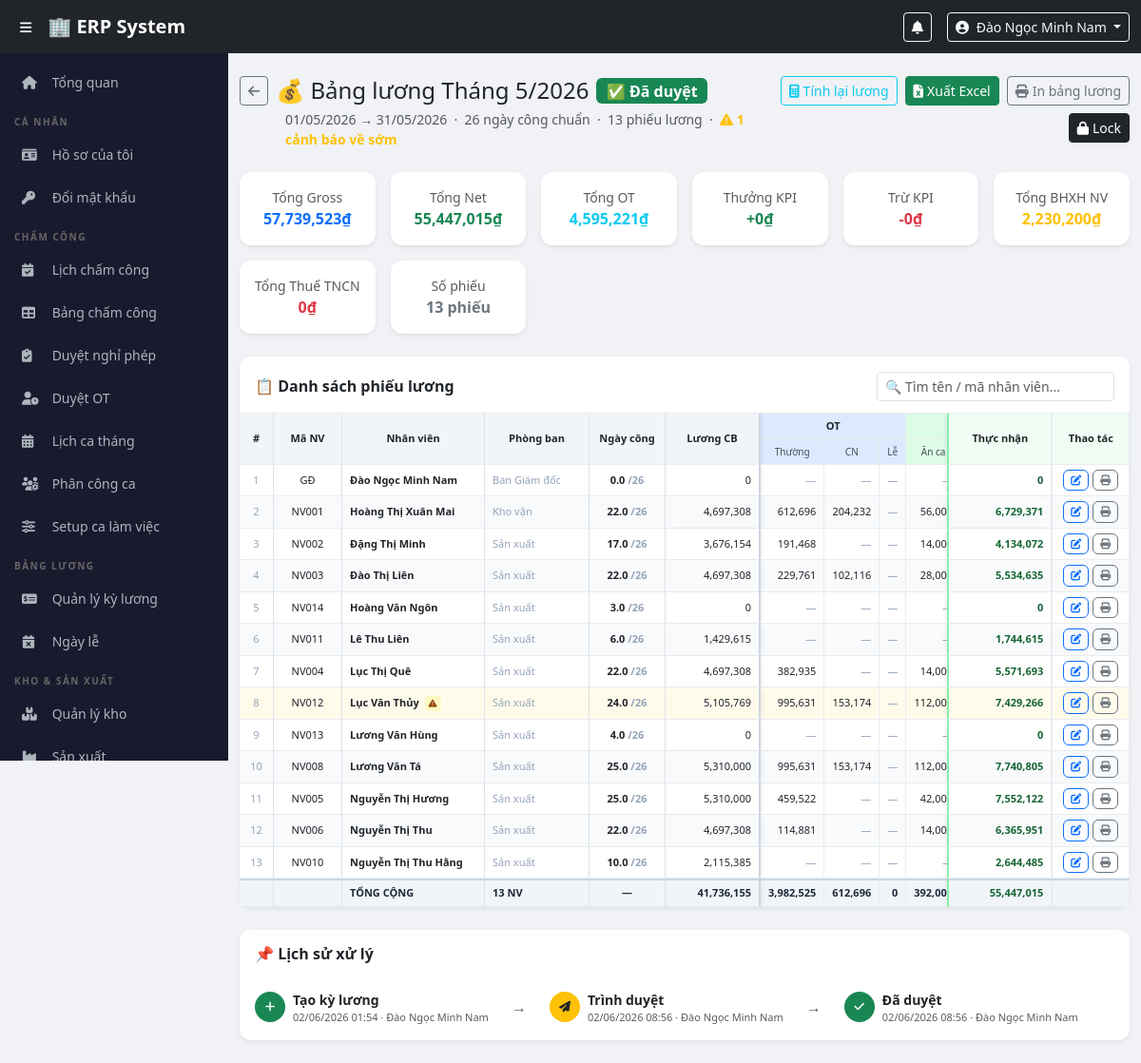
/modules/payroll/slip_list.php?period_id=7 (signed in), run on the app's committed database.
### tables this page shows
CREATE TABLE `users` (
  `id` int(11) NOT NULL,
  `employee_code` varchar(20) NOT NULL,
  `full_name` varchar(100) NOT NULL,
  `username` varchar(50) NOT NULL,
  `password_hash` varchar(255) NOT NULL,
  `email` varchar(100) DEFAULT NULL,
  `phone` varchar(20) DEFAULT NULL,
  `role_id` int(11) NOT NULL,
  `department_id` int(11) DEFAULT NULL,
  `is_active` tinyint(1) DEFAULT 1,
  `created_at` timestamp NOT NULL DEFAULT current_timestamp()
);

CREATE TABLE `payroll_periods` (
  `id` int(11) NOT NULL,
  `period_year` smallint(6) NOT NULL,
  `period_month` tinyint(4) NOT NULL,
  `period_from` date NOT NULL,
  `period_to` date NOT NULL,
  `working_days` tinyint(4) NOT NULL,
  `status` enum('draft','submitted','approved','locked') DEFAULT 'draft',
  `note` text DEFAULT NULL,
  `created_by` int(11) DEFAULT NULL,
  `submitted_at` datetime DEFAULT NULL,
  `submitted_by` int(11) DEFAULT NULL,
  `approved_at` datetime DEFAULT NULL,
  `approved_by` int(11) DEFAULT NULL,
  `locked_at` datetime DEFAULT NULL,
  `locked_by` int(11) DEFAULT NULL,
  `created_at` timestamp NOT NULL DEFAULT current_timestamp(),
  `updated_at` timestamp NOT NULL DEFAULT current_timestamp() ON UPDATE current_timestamp()
);

CREATE TABLE `payroll_slips` (
  `id` int(11) NOT NULL,
  `period_id` int(11) NOT NULL,
  `user_id` int(11) NOT NULL,
  `basic_salary` decimal(15,0) DEFAULT 0,
  `working_days_standard` tinyint(4) DEFAULT 0,
  `salary_per_day` decimal(10,0) DEFAULT 0,
  `salary_per_hour` decimal(10,0) DEFAULT 0,
  `actual_workdays` decimal(5,2) DEFAULT 0.00,
  `paid_leave_days` decimal(5,2) DEFAULT 0.00,
  `other_paid_leave_days` decimal(5,2) DEFAULT 0.00,
  `unpaid_leave_days` decimal(5,2) DEFAULT 0.00,
  `late_early_hours` decimal(5,2) DEFAULT 0.00,
  `late_early_deduction` decimal(15,0) DEFAULT 0,
  `total_paid_days` decimal(5,2) DEFAULT 0.00,
  `basic_salary_received` decimal(15,0) DEFAULT 0,
  `meal_allowance` decimal(15,0) DEFAULT 0,
  `meal_received` decimal(15,0) DEFAULT 0,
  `clothes_allowance` decimal(15,0) DEFAULT 0,
  `clothes_received` decimal(15,0) DEFAULT 0,
  `phone_allowance` decimal(15,0) DEFAULT 0,
  `phone_received` decimal(15,0) DEFAULT 0,
  `transport_allowance` decimal(15,0) DEFAULT 0,
  `housing_allowance` int(11) NOT NULL DEFAULT 0,
  `transport_received` decimal(15,0) DEFAULT 0,
  `housing_received` int(11) NOT NULL DEFAULT 0,
  `performance_bonus` decimal(15,0) DEFAULT 0,
  `basic_salary_per_hour` decimal(10,0) DEFAULT 0,
  `ot_weekday_hours` decimal(5,2) DEFAULT 0.00,
  `ot_weekend_hours` decimal(5,2) DEFAULT 0.00,
  `ot_holiday_hours` decimal(5,2) DEFAULT 0.00,
  `ot_weekday_amount` decimal(15,0) DEFAULT 0,
  `ot_weekend_amount` decimal(15,0) DEFAULT 0,
  `ot_holiday_amount` decimal(15,0) DEFAULT 0,
  `total_ot_amount` decimal(15,0) DEFAULT 0,
  `ot_meal_days` int(11) NOT NULL DEFAULT 0,
  `ot_meal_bonus` decimal(15,2) NOT NULL DEFAULT 0.00,
  `kpi_bonus` decimal(15,0) NOT NULL DEFAULT 0 COMMENT 'Thưởng KPI vượt mục tiêu',
  `kpi_over_days` tinyint(4) NOT NULL DEFAULT 0 COMMENT 'Số ngày vượt KPI',
  `kpi_under_days` tinyint(4) NOT NULL DEFAULT 0 COMMENT 'Số ngày KPI bị trừ lương',
  `annual_leave_total` tinyint(4) DEFAULT 0,
  `annual_leave_used` decimal(5,2) DEFAULT 0.00,
  `annual_leave_remaining` decimal(5,2) DEFAULT 0.00,
  `annual_leave_payout` decimal(15,0) DEFAULT 0,
  `other_income` decimal(15,0) DEFAULT 0,
  `adjustment` decimal(15,0) DEFAULT 0,
  `other_bonus` decimal(15,0) DEFAULT 0,
  `attendance_bonus` decimal(15,0) DEFAULT 0,
  `attendance_bonus_eligible` tinyint(4) DEFAULT 0,
  `has_social_insurance` tinyint(4) DEFAULT 0,
  `si_employee` decimal(15,0) DEFAULT 0,
  `si_company` decimal(15,0) DEFAULT 0,
  `dependants` tinyint(4) DEFAULT 0,
  `personal_deduction` decimal(15,0) DEFAULT 15500000,
  `dependant_deduction` decimal(15,0) DEFAULT 0,
  `ot_exclude_pit` decimal(15,0) DEFAULT 0,
  `taxable_income` decimal(15,0) DEFAULT 0,
  `pit_amount` decimal(15,0) DEFAULT 0,
  `late_deduction` decimal(15,0) DEFAULT 0,
  `kpi_deduction` decimal(15,0) DEFAULT 0,
  `gross_salary` decimal(15,0) DEFAULT 0,
  `advance_payment` decimal(15,0) DEFAULT 0,
  `net_salary` decimal(15,0) DEFAULT 0,
  `pit_adjustment` decimal(15,0) DEFAULT 0,
  `bank_transfer` decimal(15,0) DEFAULT 0,
  `remark` text DEFAULT NULL,
  `is_late_warning` tinyint(4) DEFAULT 0,
  `late_warning_note` text DEFAULT NULL,
  `manually_adjusted` tinyint(4) DEFAULT 0,
  `created_at` timestamp NOT NULL DEFAULT current_timestamp(),
  `updated_at` timestamp NOT NULL DEFAULT current_timestamp() ON UPDATE current_timestamp()
);

CREATE TABLE `departments` (
  `id` int(11) NOT NULL,
  `name` varchar(100) NOT NULL,
  `created_at` timestamp NOT NULL DEFAULT current_timestamp()
);

### modules/payroll/slip_list.php (the view, shortened to what the rows shown need)
<?php
require_once $_SERVER['DOCUMENT_ROOT'] . '/erp/config/auth.php';
$pdo  = getDBConnection();
$periodId = (int)($_GET['period_id'] ?? 0);
$stmt = $pdo->prepare("
    SELECT pp.*,
           u1.full_name AS created_name,
           u2.full_name AS submitted_name,
           u3.full_name AS approved_name,
           u4.full_name AS locked_name
    FROM payroll_periods pp
    LEFT JOIN users u1 ON pp.created_by   = u1.id
    LEFT JOIN users u2 ON pp.submitted_by = u2.id
    LEFT JOIN users u3 ON pp.approved_by  = u3.id
    LEFT JOIN users u4 ON pp.locked_by    = u4.id
    WHERE pp.id = ?
");
$stmt->execute([$periodId]);
$period = $stmt->fetch();
$stmtSlips = $pdo->prepare("
    SELECT ps.*,
           u.full_name, u.email, u.employee_code,
           d.name AS department_name
    FROM payroll_slips ps
    JOIN users u ON ps.user_id = u.id
    LEFT JOIN employee_profiles ep ON ep.user_id = u.id
    LEFT JOIN departments d ON u.department_id = d.id
    WHERE ps.period_id = ?
    ORDER BY d.name, u.full_name
");
$stmtSlips->execute([$periodId]);
$slips = $stmtSlips->fetchAll();
$warningCount  = count(array_filter($slips, fn($s) => $s['is_late_warning']));
$statusMap = [
    'draft'     => ['secondary', '📝 Nháp'],
    'submitted' => ['warning',   '📤 Chờ duyệt'],
    'approved'  => ['success',   '✅ Đã duyệt'],
    'locked'    => ['dark',      '🔒 Đã lock'],
];
[$sCls, $sLbl] = $statusMap[$period['status']] ?? ['secondary', '?'];
$isLocked = $period['status'] === 'locked';
include $_SERVER['DOCUMENT_ROOT'] . '/erp/includes/header.php';
?>
<div class="main-content">
<div class="container-fluid py-4">
    <div class="d-flex justify-content-between align-items-start mb-4">
        <div>
            <div class="d-flex align-items-center gap-2 mb-1">
                <a href="/erp/modules/payroll/index.php" class="btn btn-outline-secondary btn-sm">
                    <i class="fas fa-arrow-left"></i>
                </a>
                <h4 class="mb-0">
                    💰 Bảng lương Tháng <?= $period['period_month'] ?>/<?= $period['period_year'] ?>
                </h4>
                <span class="badge bg-<?= $sCls ?> fs-6"><?= $sLbl ?></span>
            </div>
            <div class="ms-5 text-muted small">
                <?= date('d/m/Y', strtotime($period['period_from'])) ?>
                → <?= date('d/m/Y', strtotime($period['period_to'])) ?>
                &nbsp;·&nbsp; <?= $period['working_days'] ?> ngày công chuẩn
                &nbsp;·&nbsp; <?= count($slips) ?> phiếu lương
                <?php if ($warningCount > 0): ?>
                &nbsp;·&nbsp;
                <span class="text-warning fw-bold">
                </span>
                <?php endif; ?>
            </div>
        </div>
    </div>
    <div class="card border-0 shadow-sm">
        <div class="card-body p-0">
        <?php if (empty($slips)): ?>
            <div class="text-center text-muted py-5">
                <i class="fas fa-users fa-3x mb-3 d-block opacity-25"></i>
                <p class="mb-2">Chưa có phiếu lương nào.</p>
                <?php if (!$isLocked): ?>
                <button class="btn btn-primary btn-sm" onclick="recalcAll(<?= $periodId ?>, this)">
                    <i class="fas fa-calculator me-1"></i>Tính lương ngay
                </button>
                <?php endif; ?>
            </div>
        <?php else: ?>
        <div class="slip-scroll-wrap" id="printArea">
        <table class="slip-table" id="slipTable">
            <thead>
                <tr class="group-row">
                    <th class="sticky-col col-stt"   rowspan="2">#</th>
                    <th class="sticky-col col-code"  rowspan="2">Mã NV</th>
                    <th class="sticky-col col-name"  rowspan="2">Nhân viên</th>
                    <th class="sticky-col col-dept"  rowspan="2">Phòng ban</th>
                    <th class="sticky-col col-days"  rowspan="2">Ngày công</th>
                    <th class="sticky-col col-basic" rowspan="2">Lương CB</th>
                    <th colspan="3" class="grp-ot">OT</th>
                    <th colspan="5" class="grp-allowance">Trợ cấp</th>
                    <th class="sticky-col-right col-net" rowspan="2">Thực nhận</th>
                    <th class="sticky-col-right col-act no-print" rowspan="2">Thao tác</th>
                </tr>
                <tr class="detail-row">
                    <th class="grp-ot">Thường</th>
                    <th class="grp-ot">CN</th>
                    <th class="grp-ot">Lễ</th>
                    <th class="grp-allowance">Ăn ca</th>
                    <th class="grp-allowance">Trang phục</th>
                    <th class="grp-allowance">Điện thoại</th>
                    <th class="grp-allowance">Đi lại</th>
                </tr>
            </thead>
            <tbody>
            <?php foreach ($slips as $i => $s):
                $rowClass     = $s['is_late_warning'] ? 'row-warning' : ($i % 2 === 0 ? '' : 'row-alt');
            ?>
            <tr class="<?= $rowClass ?>">
                <td class="sticky-col col-stt text-center c-muted"><?= $i + 1 ?></td>
                <td class="sticky-col col-code text-center"><?= htmlspecialchars($s['employee_code'] ?? '—') ?></td>
                <td class="sticky-col col-name">
                    <a href="/erp/modules/payroll/slip_edit.php?id=<?= $s['id'] ?>"
                       class="fw-semibold text-decoration-none text-dark link-hover">
                        <?= htmlspecialchars($s['full_name']) ?>
                    </a>
                    <?php if ($s['is_late_warning']): ?>
                    <span class="badge-mini bi-warn" title="<?= htmlspecialchars($s['late_warning_note'] ?? '') ?>">
                        <i class="fas fa-exclamation-triangle"></i>
                    </span>
                    <?php endif; ?>
                </td>
                <td class="sticky-col col-dept c-muted"><?= htmlspecialchars($s['department_name'] ?? '—') ?></td>
                <td class="sticky-col col-days text-center fw-semibold">
                    <?= number_format($s['actual_workdays'], 1) ?>
                    <span class="c-muted">/<?= $s['working_days_standard'] ?></span>
                </td>
                <td class="sticky-col col-basic text-end"><?= number_format($s['basic_salary_received']) ?></td>
                <td class="text-end"><?= $s['ot_weekday_amount'] > 0 ? number_format($s['ot_weekday_amount']) : '<span class="c-muted">—</span>' ?></td>
                <td class="text-end"><?= $s['ot_weekend_amount'] > 0 ? number_format($s['ot_weekend_amount']) : '<span class="c-muted">—</span>' ?></td>
                <td class="text-end"><?= $s['ot_holiday_amount'] > 0 ? number_format($s['ot_holiday_amount']) : '<span class="c-muted">—</span>' ?></td>
                <?php foreach (['meal_received','clothes_received','phone_received','transport_received','housing_received'] as $f):
                    $val = (float)($s[$f] ?? 0); ?>
                <td class="text-end"><?= $val > 0 ? number_format($val) : '<span class="c-muted">—</span>' ?></td>
                <?php endforeach; ?>
                <td class="sticky-col-right col-net text-end fw-bold"><?= number_format($s['net_salary']) ?></td>
                <td class="sticky-col-right col-act text-center no-print">
                    <div class="d-flex gap-1 justify-content-center">
                        <a href="/erp/modules/payroll/slip_edit.php?id=<?= $s['id'] ?>"
                           class="btn btn-xs btn-outline-primary" title="Sửa">
                            <i class="fas fa-edit"></i>
                        </a>
                        <a href="/erp/modules/payroll/slip_print.php?id=<?= $s['id'] ?>"
                           target="_blank" class="btn btn-xs btn-outline-secondary" title="In">
                            <i class="fas fa-print"></i>
                        </a>
                    </div>
                </td>
            </tr>
            <?php endforeach; ?>
            </tbody>
        </table>
        </div>
        <?php endif; ?>
        </div>
    </div>
    <div class="card border-0 shadow-sm mt-4">
        <div class="card-body">
            <div class="d-flex gap-4 flex-wrap">
                <div class="d-flex align-items-center gap-2">
                    <div>
                        <div class="fw-semibold small">Tạo kỳ lương</div>
                        <div class="text-muted" style="font-size:11px">
                            <?= date('d/m/Y H:i', strtotime($period['created_at'])) ?>
                            · <?= htmlspecialchars($period['created_name'] ?? '') ?>
                        </div>
                    </div>
                </div>
                <?php if ($period['submitted_at']): ?>
                <div class="text-muted align-self-center">→</div>
                <div class="d-flex align-items-center gap-2">
                    <div class="rounded-circle bg-warning d-flex align-items-center justify-content-center"
                         style="width:32px;height:32px;font-size:12px"><i class="fas fa-paper-plane"></i></div>
                    <div>
                        <div class="fw-semibold small">Trình duyệt</div>
                        <div class="text-muted" style="font-size:11px">
                            <?= date('d/m/Y H:i', strtotime($period['submitted_at'])) ?>
                            · <?= htmlspecialchars($period['submitted_name'] ?? '') ?>
                        </div>
                    </div>
                </div>
                <?php endif; ?>
                <?php if ($period['approved_at']): ?>
                <div class="text-muted align-self-center">→</div>
                <div class="d-flex align-items-center gap-2">
                    <div class="rounded-circle bg-success d-flex align-items-center justify-content-center text-white"
                         style="width:32px;height:32px;font-size:12px"><i class="fas fa-check"></i></div>
                    <div>
                        <div class="fw-semibold small">Đã duyệt</div>
                        <div class="text-muted" style="font-size:11px">
                            <?= date('d/m/Y H:i', strtotime($period['approved_at'])) ?>
                            · <?= htmlspecialchars($period['approved_name'] ?? '') ?>
                        </div>
                    </div>
                </div>
                <?php endif; ?>
            </div>
        </div>
    </div>
</div>
</div>
<?php include $_SERVER['DOCUMENT_ROOT'] . '/erp/includes/footer.php'; ?>

### includes/header.php (shortened to what the rows shown need)
<?php
$user = currentUser();
?>
<!DOCTYPE html>
<html lang="vi">
<head>
    <link href="https://cdn.jsdelivr.net/npm/bootstrap@5.3.0/dist/css/bootstrap.min.css" rel="stylesheet">
    <link href="https://cdnjs.cloudflare.com/ajax/libs/font-awesome/6.4.0/css/all.min.css" rel="stylesheet">
    <link href="/erp/assets/css/style.css" rel="stylesheet">
</head>
<body>
<nav class="navbar navbar-expand-lg navbar-dark bg-dark fixed-top" style="z-index:1030;">
    <div class="container-fluid">
        <div class="ms-auto d-flex align-items-center gap-3">
            <div class="dropdown">
                <button class="btn btn-sm btn-outline-light dropdown-toggle" data-bs-toggle="dropdown">
                    <i class="fas fa-user-circle me-1"></i>
                    <?= htmlspecialchars($user['full_name']) ?>
                </button>
            </div>
        </div>
    </div>
</nav>

### data on the page
users: full_name "Đào Ngọc Minh Nam"
payroll_periods: period_month "5", period_year "2026", period_from "01/05/2026", period_to "31/05/2026", working_days "26", created_at "02/06/2026 01:54", created_by.full_name "Đào Ngọc Minh Nam", submitted_at "02/06/2026 08:56", approved_at "02/06/2026 08:56"
payroll_slips: user.employee_code "GĐ", user.full_name "Đào Ngọc Minh Nam", departments.name "Ban Giám đốc", actual_workdays "0.0", working_days_standard "26", basic_salary_received "0", net_salary "0"
payroll_slips: user.employee_code "NV001", user.full_name "Hoàng Thị Xuân Mai", departments.name "Kho vận", actual_workdays "22.0", working_days_standard "26", basic_salary_received "4,697,308", ot_weekday_amount "612,696", ot_weekend_amount "204,232", meal_received "56,000", net_salary "6,729,371"
payroll_slips: user.employee_code "NV002", user.full_name "Đặng Thị Minh", departments.name "Sản xuất", actual_workdays "17.0", working_days_standard "26", basic_salary_received "3,676,154", ot_weekday_amount "191,468", meal_received "14,000", net_salary "4,134,072"
payroll_slips: user.employee_code "NV003", user.full_name "Đào Thị Liên", departments.name "Sản xuất", actual_workdays "22.0", working_days_standard "26", basic_salary_received "4,697,308", ot_weekday_amount "229,761", ot_weekend_amount "102,116", meal_received "28,000", net_salary "5,534,635"
payroll_slips: user.employee_code "NV014", user.full_name "Hoàng Văn Ngôn", departments.name "Sản xuất", actual_workdays "3.0", working_days_standard "26", basic_salary_received "0", net_salary "0"
payroll_slips: user.employee_code "NV011", user.full_name "Lê Thu Liên", departments.name "Sản xuất", actual_workdays "6.0", working_days_standard "26", basic_salary_received "1,429,615", net_salary "1,744,615"
payroll_slips: user.employee_code "NV004", user.full_name "Lục Thị Quê", departments.name "Sản xuất", actual_workdays "22.0", working_days_standard "26", basic_salary_received "4,697,308", ot_weekday_amount "382,935", meal_received "14,000", net_salary "5,571,693"
payroll_slips: user.employee_code "NV012", user.full_name "Lục Văn Thủy", departments.name "Sản xuất", actual_workdays "24.0", working_days_standard "26", basic_salary_received "5,105,769", ot_weekday_amount "995,631", ot_weekend_amount "153,174", meal_received "112,000", net_salary "7,429,266"
payroll_slips: user.employee_code "NV013", user.full_name "Lương Văn Hùng", departments.name "Sản xuất", actual_workdays "4.0", working_days_standard "26", basic_salary_received "0", net_salary "0"
payroll_slips: user.employee_code "NV008", user.full_name "Lương Văn Tá", departments.name "Sản xuất", actual_workdays "25.0", working_days_standard "26", basic_salary_received "5,310,000", ot_weekday_amount "995,631", ot_weekend_amount "153,174", meal_received "112,000", net_salary "7,740,805"
payroll_slips: user.employee_code "NV005", user.full_name "Nguyễn Thị Hương", departments.name "Sản xuất", actual_workdays "25.0", working_days_standard "26", basic_salary_received "5,310,000", ot_weekday_amount "459,522", meal_received "42,000", net_salary "7,552,122"
payroll_slips: user.employee_code "NV006", user.full_name "Nguyễn Thị Thu", departments.name "Sản xuất", actual_workdays "22.0", working_days_standard "26", basic_salary_received "4,697,308", ot_weekday_amount "114,881", meal_received "14,000", net_salary "6,365,951"
payroll_slips: user.employee_code "NV010", user.full_name "Nguyễn Thị Thu Hằng", departments.name "Sản xuất", actual_workdays "10.0", working_days_standard "26", basic_salary_received "2,115,385", net_salary "2,644,485"

### other printed values
$sLbl "✅ Đã duyệt"
count($slips) "13"
$warningCount "1"
$totalGross "57,739,523"
$totalNet "55,447,015"
$totalOT "4,595,221"
$totalKpiBonus "0"
$totalKpiDeduct "0"
$totalSI "2,230,200"
$totalPIT "0"
array_sum(array_column($slips,'basic_salary_received')) "41,736,155"
array_sum(array_column($slips,'ot_weekday_amount')) "3,982,525"
array_sum(array_column($slips,'ot_weekend_amount')) "612,696"
array_sum(array_column($slips,'ot_holiday_amount')) "0"
array_sum(array_column($slips,'meal_received')) "392,000"
